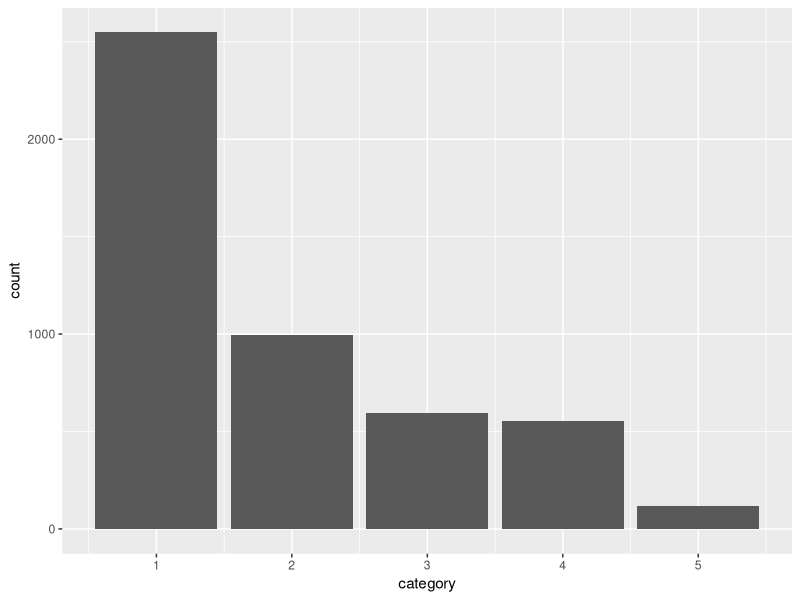

The R script that drew this image:
## ---- chunk 1
library(tidyverse)
library(ggplot2)
ggplot(storms) +
geom_bar(mapping = aes(x = category))
## ---- chunk 2
1 + 1
## ---- chunk 3
#| echo: false
2 * 2
